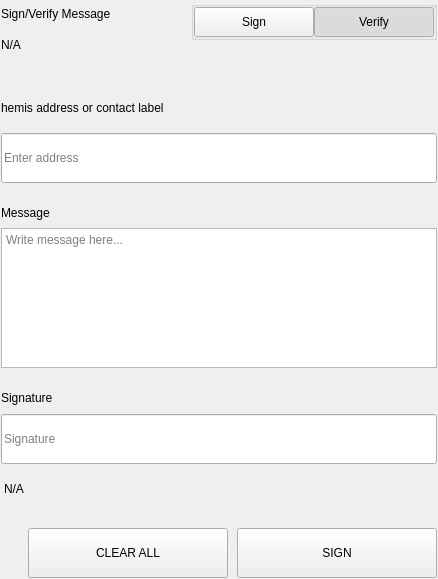
<?xml version="1.0" encoding="UTF-8"?>
<ui version="4.0">
 <class>SettingsSignMessageWidgets</class>
 <widget class="QWidget" name="SettingsSignMessageWidgets">
  <property name="geometry">
   <rect>
    <x>0</x>
    <y>0</y>
    <width>438</width>
    <height>579</height>
   </rect>
  </property>
  <property name="windowTitle">
   <string notr="true">N/A</string>
  </property>
  <layout class="QVBoxLayout" name="verticalLayout">
   <property name="spacing">
    <number>0</number>
   </property>
   <property name="leftMargin">
    <number>0</number>
   </property>
   <property name="topMargin">
    <number>0</number>
   </property>
   <property name="rightMargin">
    <number>0</number>
   </property>
   <property name="bottomMargin">
    <number>0</number>
   </property>
   <item>
    <widget class="QWidget" name="left" native="true">
     <layout class="QVBoxLayout" name="verticalLayout_3">
      <property name="leftMargin">
       <number>0</number>
      </property>
      <property name="topMargin">
       <number>0</number>
      </property>
      <property name="rightMargin">
       <number>0</number>
      </property>
      <property name="bottomMargin">
       <number>0</number>
      </property>
      <item>
       <widget class="QWidget" name="container_sign" native="true">
        <layout class="QVBoxLayout" name="verticalLayout_2">
         <property name="spacing">
          <number>0</number>
         </property>
         <property name="leftMargin">
          <number>1</number>
         </property>
         <property name="topMargin">
          <number>1</number>
         </property>
         <property name="rightMargin">
          <number>1</number>
         </property>
         <property name="bottomMargin">
          <number>1</number>
         </property>
         <item>
          <layout class="QHBoxLayout" name="horizontalLayout_3" stretch="3,1">
           <property name="spacing">
            <number>40</number>
           </property>
           <item>
            <layout class="QVBoxLayout" name="verticalLayoutTitle">
             <property name="spacing">
              <number>5</number>
             </property>
             <item>
              <widget class="QLabel" name="labelTitle">
               <property name="text">
                <string>Sign/Verify Message</string>
               </property>
              </widget>
             </item>
             <item>
              <widget class="QLabel" name="labelSubtitle1">
               <property name="text">
                <string notr="true">N/A</string>
               </property>
               <property name="wordWrap">
                <bool>true</bool>
               </property>
              </widget>
             </item>
            </layout>
           </item>
           <item alignment="Qt::AlignRight|Qt::AlignTop">
            <widget class="QWidget" name="containerSwitch" native="true">
             <property name="styleSheet">
              <string notr="true">#containerSwitch{
	padding-top:9px;
}</string>
             </property>
             <layout class="QVBoxLayout" name="verticalLayout_6">
              <property name="spacing">
               <number>4</number>
              </property>
              <property name="leftMargin">
               <number>0</number>
              </property>
              <property name="topMargin">
               <number>0</number>
              </property>
              <property name="rightMargin">
               <number>0</number>
              </property>
              <property name="bottomMargin">
               <number>0</number>
              </property>
              <item alignment="Qt::AlignRight">
               <widget class="QGroupBox" name="groupBox">
                <property name="sizePolicy">
                 <sizepolicy hsizetype="Fixed" vsizetype="Preferred">
                  <horstretch>0</horstretch>
                  <verstretch>0</verstretch>
                 </sizepolicy>
                </property>
                <property name="title">
                 <string/>
                </property>
                <property name="alignment">
                 <set>Qt::AlignRight|Qt::AlignTop|Qt::AlignTrailing</set>
                </property>
                <layout class="QHBoxLayout" name="horizontalLayout_4">
                 <property name="spacing">
                  <number>0</number>
                 </property>
                 <property name="leftMargin">
                  <number>0</number>
                 </property>
                 <property name="topMargin">
                  <number>0</number>
                 </property>
                 <property name="rightMargin">
                  <number>0</number>
                 </property>
                 <property name="bottomMargin">
                  <number>0</number>
                 </property>
                 <item>
                  <widget class="QPushButton" name="pushSign">
                   <property name="minimumSize">
                    <size>
                     <width>120</width>
                     <height>30</height>
                    </size>
                   </property>
                   <property name="maximumSize">
                    <size>
                     <width>120</width>
                     <height>30</height>
                    </size>
                   </property>
                   <property name="focusPolicy">
                    <enum>Qt::NoFocus</enum>
                   </property>
                   <property name="text">
                    <string>Sign</string>
                   </property>
                   <property name="checkable">
                    <bool>true</bool>
                   </property>
                   <property name="autoExclusive">
                    <bool>true</bool>
                   </property>
                  </widget>
                 </item>
                 <item>
                  <widget class="QPushButton" name="pushVerify">
                   <property name="minimumSize">
                    <size>
                     <width>120</width>
                     <height>30</height>
                    </size>
                   </property>
                   <property name="maximumSize">
                    <size>
                     <width>120</width>
                     <height>30</height>
                    </size>
                   </property>
                   <property name="focusPolicy">
                    <enum>Qt::NoFocus</enum>
                   </property>
                   <property name="text">
                    <string>Verify</string>
                   </property>
                   <property name="checkable">
                    <bool>true</bool>
                   </property>
                   <property name="checked">
                    <bool>true</bool>
                   </property>
                   <property name="autoExclusive">
                    <bool>true</bool>
                   </property>
                  </widget>
                 </item>
                </layout>
               </widget>
              </item>
              <item alignment="Qt::AlignHCenter|Qt::AlignTop">
               <widget class="QLabel" name="labelSubtitleSwitch">
                <property name="text">
                 <string/>
                </property>
                <property name="alignment">
                 <set>Qt::AlignRight|Qt::AlignTrailing|Qt::AlignVCenter</set>
                </property>
               </widget>
              </item>
             </layout>
            </widget>
           </item>
          </layout>
         </item>
         <item>
          <spacer name="verticalSpacer_2">
           <property name="orientation">
            <enum>Qt::Vertical</enum>
           </property>
           <property name="sizeType">
            <enum>QSizePolicy::Fixed</enum>
           </property>
           <property name="sizeHint" stdset="0">
            <size>
             <width>20</width>
             <height>40</height>
            </size>
           </property>
          </spacer>
         </item>
         <item>
          <widget class="QWidget" name="containerAddress" native="true">
           <property name="sizePolicy">
            <sizepolicy hsizetype="Preferred" vsizetype="Fixed">
             <horstretch>0</horstretch>
             <verstretch>0</verstretch>
            </sizepolicy>
           </property>
           <layout class="QVBoxLayout" name="verticalLayout_5" stretch="0,0">
            <property name="spacing">
             <number>15</number>
            </property>
            <property name="leftMargin">
             <number>0</number>
            </property>
            <property name="topMargin">
             <number>0</number>
            </property>
            <property name="rightMargin">
             <number>0</number>
            </property>
            <property name="bottomMargin">
             <number>0</number>
            </property>
            <item>
             <widget class="QLabel" name="labelSubtitleAddress">
              <property name="minimumSize">
               <size>
                <width>0</width>
                <height>20</height>
               </size>
              </property>
              <property name="maximumSize">
               <size>
                <width>16777215</width>
                <height>20</height>
               </size>
              </property>
              <property name="text">
               <string>hemis address or contact label</string>
              </property>
             </widget>
            </item>
            <item>
             <widget class="QLineEdit" name="addressIn_SM">
              <property name="minimumSize">
               <size>
                <width>0</width>
                <height>50</height>
               </size>
              </property>
              <property name="maximumSize">
               <size>
                <width>16777215</width>
                <height>50</height>
               </size>
              </property>
              <property name="placeholderText">
               <string>Enter address</string>
              </property>
             </widget>
            </item>
           </layout>
          </widget>
         </item>
         <item>
          <spacer name="verticalSpacer_3">
           <property name="orientation">
            <enum>Qt::Vertical</enum>
           </property>
           <property name="sizeType">
            <enum>QSizePolicy::Fixed</enum>
           </property>
           <property name="sizeHint" stdset="0">
            <size>
             <width>20</width>
             <height>20</height>
            </size>
           </property>
          </spacer>
         </item>
         <item>
          <layout class="QVBoxLayout" name="verticalLayout_9">
           <property name="spacing">
            <number>5</number>
           </property>
           <item>
            <widget class="QLabel" name="labelSubtitleMessage">
             <property name="minimumSize">
              <size>
               <width>0</width>
               <height>20</height>
              </size>
             </property>
             <property name="maximumSize">
              <size>
               <width>16777215</width>
               <height>20</height>
              </size>
             </property>
             <property name="text">
              <string>Message</string>
             </property>
            </widget>
           </item>
           <item>
            <widget class="QPlainTextEdit" name="messageIn_SM">
             <property name="minimumSize">
              <size>
               <width>0</width>
               <height>140</height>
              </size>
             </property>
             <property name="maximumSize">
              <size>
               <width>16777215</width>
               <height>140</height>
              </size>
             </property>
             <property name="placeholderText">
              <string>Write message here...</string>
             </property>
            </widget>
           </item>
          </layout>
         </item>
         <item>
          <spacer name="verticalSpacer_4">
           <property name="orientation">
            <enum>Qt::Vertical</enum>
           </property>
           <property name="sizeType">
            <enum>QSizePolicy::Fixed</enum>
           </property>
           <property name="sizeHint" stdset="0">
            <size>
             <width>20</width>
             <height>20</height>
            </size>
           </property>
          </spacer>
         </item>
         <item>
          <widget class="QWidget" name="widget" native="true">
           <property name="minimumSize">
            <size>
             <width>0</width>
             <height>75</height>
            </size>
           </property>
           <property name="maximumSize">
            <size>
             <width>16777215</width>
             <height>16777215</height>
            </size>
           </property>
           <layout class="QVBoxLayout" name="verticalLayout_4">
            <property name="leftMargin">
             <number>0</number>
            </property>
            <property name="topMargin">
             <number>0</number>
            </property>
            <property name="rightMargin">
             <number>0</number>
            </property>
            <property name="bottomMargin">
             <number>0</number>
            </property>
            <item>
             <widget class="QLabel" name="labelSubtitleSignature">
              <property name="minimumSize">
               <size>
                <width>0</width>
                <height>20</height>
               </size>
              </property>
              <property name="maximumSize">
               <size>
                <width>16777215</width>
                <height>20</height>
               </size>
              </property>
              <property name="text">
               <string>Signature</string>
              </property>
             </widget>
            </item>
            <item>
             <widget class="QLineEdit" name="signatureOut_SM">
              <property name="minimumSize">
               <size>
                <width>0</width>
                <height>50</height>
               </size>
              </property>
              <property name="placeholderText">
               <string>Signature</string>
              </property>
             </widget>
            </item>
           </layout>
          </widget>
         </item>
         <item>
          <widget class="QLabel" name="statusLabel_SM">
           <property name="styleSheet">
            <string notr="true">padding-top:5px;</string>
           </property>
           <property name="text">
            <string notr="true">N/A</string>
           </property>
          </widget>
         </item>
         <item>
          <spacer name="verticalSpacer">
           <property name="orientation">
            <enum>Qt::Vertical</enum>
           </property>
           <property name="sizeType">
            <enum>QSizePolicy::Fixed</enum>
           </property>
           <property name="sizeHint" stdset="0">
            <size>
             <width>20</width>
             <height>20</height>
            </size>
           </property>
          </spacer>
         </item>
         <item>
          <layout class="QHBoxLayout" name="horizontalLayout_7">
           <property name="spacing">
            <number>9</number>
           </property>
           <item>
            <spacer name="horizontalSpacer_5">
             <property name="orientation">
              <enum>Qt::Horizontal</enum>
             </property>
             <property name="sizeType">
              <enum>QSizePolicy::Expanding</enum>
             </property>
             <property name="sizeHint" stdset="0">
              <size>
               <width>40</width>
               <height>20</height>
              </size>
             </property>
            </spacer>
           </item>
           <item>
            <widget class="QPushButton" name="pushButtonClear">
             <property name="minimumSize">
              <size>
               <width>200</width>
               <height>50</height>
              </size>
             </property>
             <property name="focusPolicy">
              <enum>Qt::NoFocus</enum>
             </property>
             <property name="text">
              <string>CLEAR ALL</string>
             </property>
            </widget>
           </item>
           <item>
            <widget class="QPushButton" name="pushButtonSave">
             <property name="minimumSize">
              <size>
               <width>200</width>
               <height>50</height>
              </size>
             </property>
             <property name="maximumSize">
              <size>
               <width>200</width>
               <height>50</height>
              </size>
             </property>
             <property name="focusPolicy">
              <enum>Qt::NoFocus</enum>
             </property>
             <property name="text">
              <string>SIGN</string>
             </property>
            </widget>
           </item>
          </layout>
         </item>
        </layout>
       </widget>
      </item>
     </layout>
    </widget>
   </item>
  </layout>
 </widget>
 <resources/>
 <connections/>
</ui>
